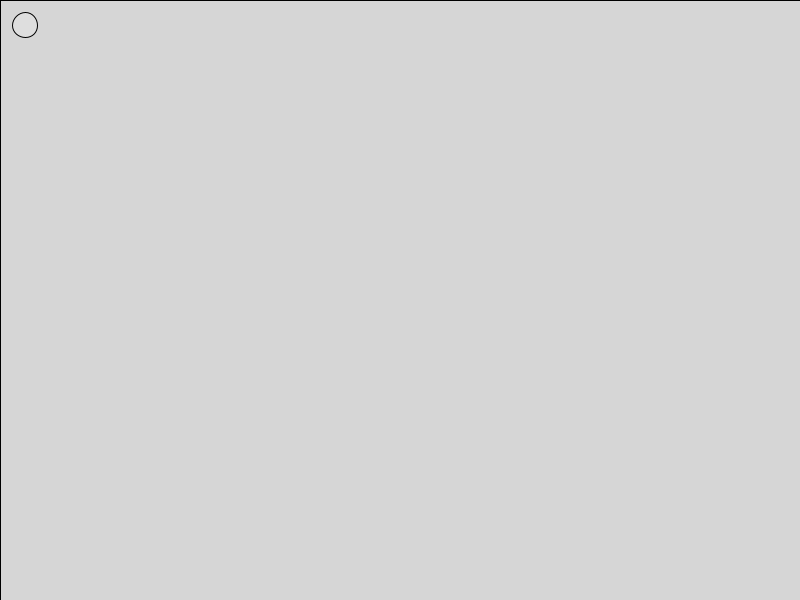
Frame 1 (no input)
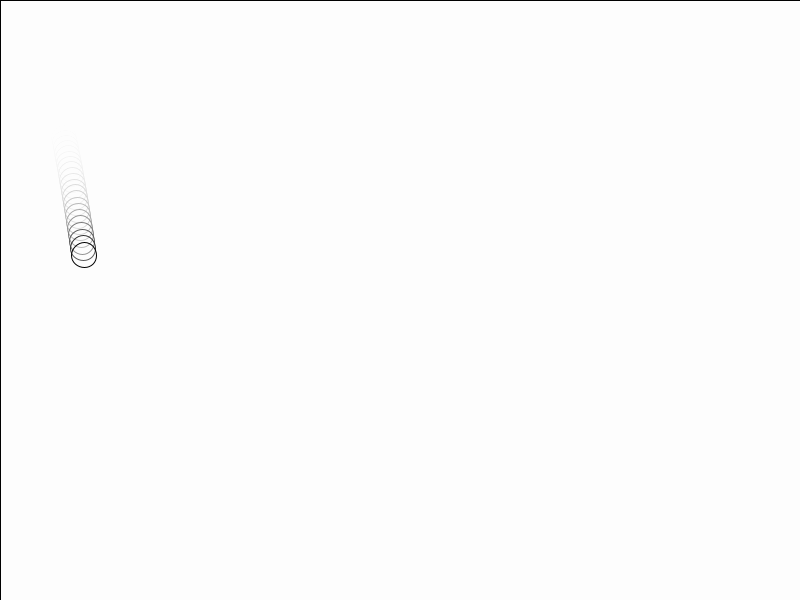
Frame 60 (the mouse pressed at the canvas centre just before this capture)
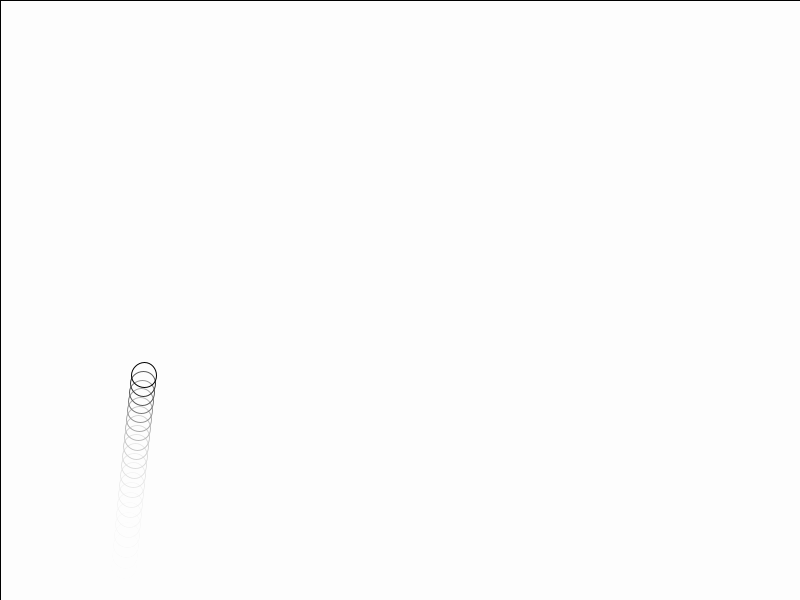
Frame 120 (the mouse held since frame 60 and released just before this capture)

The Processing sketch that drew these frames (run headless with seeded random() and noise(); from frame 60 on, the mouse is pressed at the canvas centre):

// Processing sketch: processing_120798
// ── processing_120798.pde

float x=25;//posición
float y=25;
float vx=1;//velocidad
float vy=1;

float diametre=25;

void setup()
{
size(800,600);
}

void draw()
{
fill(255, 50);//rellenar de blanco (255) con transparencia (10) el rectangulo
rect(0,0,width, height);//dibujamos un rectángulo para tener control sobre el con "fill"
ellipse(x,y, diametre,diametre);

if (!keyPressed) // !significa si NO hay una tecla apretada

{
  x=x+vx;
  y=y+vy;
  vy=vy+0.1; //determina la aceleración en Y, cada vez mayor.
  
      //si la X es mayor que la mitad del diametro de la ellipse,entonces vx*(-1) = conviértela en negativa
    if (x>width-diametre/2)
      {
       vx=vx*(-1); 
      }
    if (x<diametre/2)
      {
        vx=vx*(-1);
      }
    if (y<height-diametre/2)
      {
       vy=vy*(-1);
      }
    if (y>diametre/2)
      {
       vy=vy*(-1);
      }
  }
}
